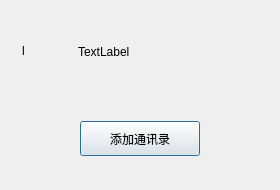
<?xml version="1.0" encoding="UTF-8"?>
<ui version="4.0">
 <class>FindSuccessDialog</class>
 <widget class="QDialog" name="FindSuccessDialog">
  <property name="geometry">
   <rect>
    <x>0</x>
    <y>0</y>
    <width>280</width>
    <height>190</height>
   </rect>
  </property>
  <property name="minimumSize">
   <size>
    <width>280</width>
    <height>190</height>
   </size>
  </property>
  <property name="maximumSize">
   <size>
    <width>280</width>
    <height>190</height>
   </size>
  </property>
  <property name="windowTitle">
   <string>FindSuccessDialog</string>
  </property>
  <layout class="QVBoxLayout" name="verticalLayout">
   <item>
    <widget class="QWidget" name="widget" native="true">
     <layout class="QHBoxLayout" name="horizontalLayout">
      <item>
       <widget class="QLabel" name="headLabel">
        <property name="minimumSize">
         <size>
          <width>50</width>
          <height>50</height>
         </size>
        </property>
        <property name="maximumSize">
         <size>
          <width>50</width>
          <height>50</height>
         </size>
        </property>
        <property name="text">
         <string>l</string>
        </property>
       </widget>
      </item>
      <item>
       <widget class="QLabel" name="nameLabel">
        <property name="text">
         <string>TextLabel</string>
        </property>
       </widget>
      </item>
      <item>
       <spacer name="horizontalSpacer">
        <property name="orientation">
         <enum>Qt::Orientation::Horizontal</enum>
        </property>
        <property name="sizeHint" stdset="0">
         <size>
          <width>125</width>
          <height>20</height>
         </size>
        </property>
       </spacer>
      </item>
     </layout>
    </widget>
   </item>
   <item>
    <widget class="QWidget" name="widget_2" native="true">
     <layout class="QHBoxLayout" name="horizontalLayout_2">
      <item>
       <widget class="ClickedBtn" name="addFriendBtn">
        <property name="minimumSize">
         <size>
          <width>120</width>
          <height>35</height>
         </size>
        </property>
        <property name="maximumSize">
         <size>
          <width>120</width>
          <height>35</height>
         </size>
        </property>
        <property name="text">
         <string>添加通讯录</string>
        </property>
       </widget>
      </item>
     </layout>
    </widget>
   </item>
  </layout>
 </widget>
 <layoutdefault spacing="6" margin="11"/>
 <customwidgets>
  <customwidget>
   <class>ClickedBtn</class>
   <extends>QPushButton</extends>
   <header location="global">clickedbtn.h</header>
  </customwidget>
 </customwidgets>
 <resources/>
 <connections/>
</ui>
